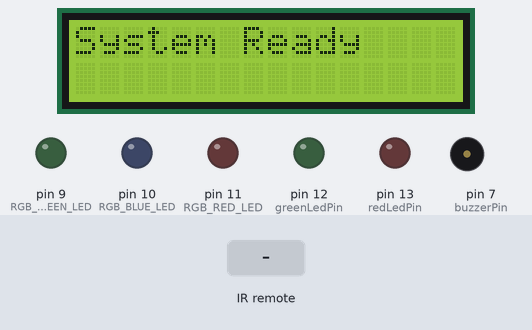
Recording of a sketch running on a simulated Arduino Uno, built with avr-gcc and run on an emulated ATmega328P. Parts: 16×2 character LCD, output pins drawn as LEDs (lit = HIGH), buzzer (waves = sounding). Dashed ring = blinking. Inputs (shaded band) come from the test bench. What the sketch prints to the serial monitor is not drawn.

Above: at 0.6 s.
2.8 s: infrared code 0xF30CFF00 received
At 3.17 s:
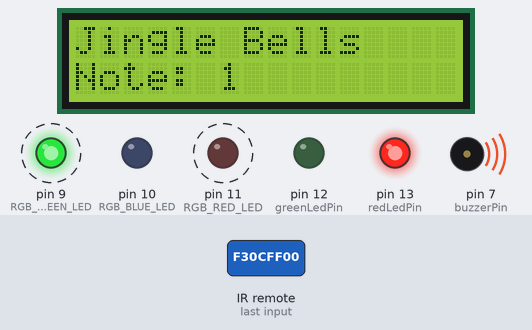
4.5 s: infrared code 0xE718FF00 received
At 4.62 s:
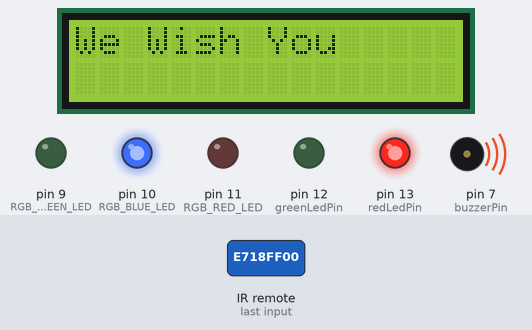
6.4 s: infrared code 0xA15EFF00 received
At 6.62 s:
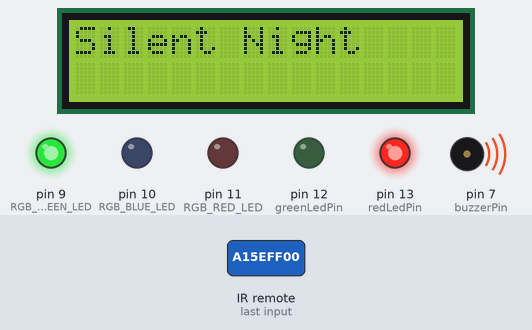
8.6 s: infrared code 0xE718FF00 received
At 8.97 s:
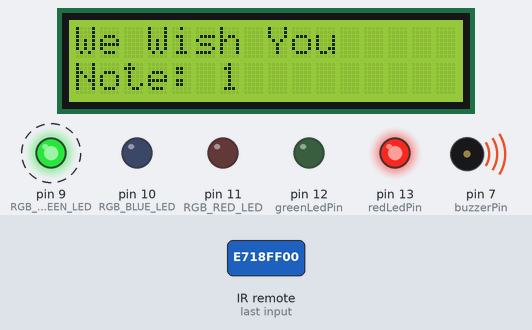
10.1 s: infrared code 0xA15EFF00 received
At 11.07 s:
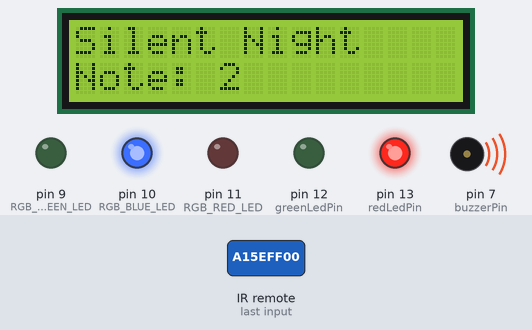
Timing chart, 0 to 12.6 s (numbered marks = the images above; inputs shaded):
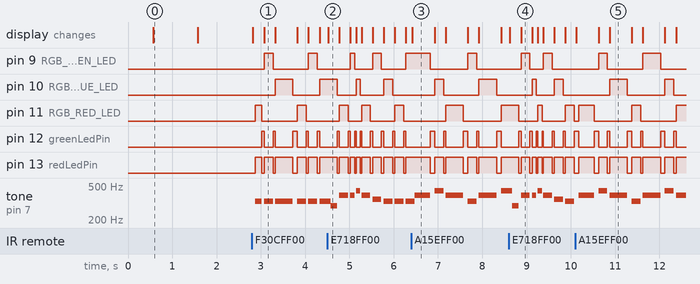

The sketch:

01_08_26_FINAL_SPRINT_PROJECT_RED_NOSE_ARDUINO.ino
```cpp
#define IR_USE_AVR_TIMER1

#define NOTE_B0  31
#define NOTE_C1  33
#define NOTE_CS1 35
#define NOTE_D1  37
#define NOTE_DS1 39
#define NOTE_E1  41
#define NOTE_F1  44
#define NOTE_FS1 46
#define NOTE_G1  49
#define NOTE_GS1 52
#define NOTE_A1  55
#define NOTE_AS1 58
#define NOTE_B1  62
#define NOTE_C2  65
#define NOTE_CS2 69
#define NOTE_D2  73
#define NOTE_DS2 78
#define NOTE_E2  82
#define NOTE_F2  87
#define NOTE_FS2 93
#define NOTE_G2  98
#define NOTE_GS2 104
#define NOTE_A2  110
#define NOTE_AS2 117
#define NOTE_B2  123
#define NOTE_C3  131
#define NOTE_CS3 139
#define NOTE_D3  147
#define NOTE_DS3 156
#define NOTE_E3  165
#define NOTE_F3  175
#define NOTE_FS3 185
#define NOTE_G3  196
#define NOTE_GS3 208
#define NOTE_A3  220
#define NOTE_AS3 233
#define NOTE_B3  247
#define NOTE_C4  262
#define NOTE_CS4 277
#define NOTE_D4  294
#define NOTE_DS4 311
#define NOTE_E4  330
#define NOTE_F4  349
#define NOTE_FS4 370
#define NOTE_G4  392
#define NOTE_GS4 415
#define NOTE_A4  440
#define NOTE_AS4 466
#define NOTE_B4  494
#define NOTE_C5  523
#define NOTE_CS5 554
#define NOTE_D5  587
#define NOTE_DS5 622
#define NOTE_E5  659
#define NOTE_F5  698
#define NOTE_FS5 740
#define NOTE_G5  784
#define NOTE_GS5 831
#define NOTE_A5  880
#define NOTE_AS5 932
#define NOTE_B5  988
#define NOTE_C6  1047
#define NOTE_CS6 1109
#define NOTE_D6  1175
#define NOTE_DS6 1245
#define NOTE_E6  1319
#define NOTE_F6  1397
#define NOTE_FS6 1480
#define NOTE_G6  1568
#define NOTE_GS6 1661
#define NOTE_A6  1760
#define NOTE_AS6 1865
#define NOTE_B6  1976
#define NOTE_C7  2093
#define NOTE_CS7 2217
#define NOTE_D7  2349
#define NOTE_DS7 2489
#define NOTE_E7  2637
#define NOTE_F7  2794
#define NOTE_FS7 2960
#define NOTE_G7  3136
#define NOTE_GS7 3322
#define NOTE_A7  3520
#define NOTE_AS7 3729
#define NOTE_B7  3951
#define NOTE_C8  4186
#define NOTE_CS8 4435
#define NOTE_D8  4699
#define NOTE_DS8 4978
#define REST 0

#include <IRremote.h>
#include <LiquidCrystal.h>

/*

Audio and rhythmn finalizing

*/


LiquidCrystal lcd(A0, A1, A2, A3, A4, A5);


const int redLedPin = 13;
const int greenLedPin = 12;

const int RGB_RED_LED = 11;
const int RGB_BLUE_LED = 10;
const int RGB_GREEN_LED = 9;

const int buzzerPin = 7;
const int irReceiverPin = 6;

int redLedState = LOW;
int greenLedState = LOW;


unsigned long lastTime = 0;


int baseTempo = 1000;
int note_index = 0;

int colorCycle = 0;

int currentSong = 0;


int melody1[] = {
  NOTE_E4, NOTE_E4, NOTE_E4, NOTE_E4, NOTE_E4, NOTE_E4, NOTE_E4, NOTE_G4,
  NOTE_C4, NOTE_D4, NOTE_E4, NOTE_F4, NOTE_F4, NOTE_F4, NOTE_F4, NOTE_F4,
  NOTE_E4, NOTE_E4, NOTE_E4, NOTE_E4, NOTE_E4, NOTE_D4, NOTE_D4, NOTE_E4,
  NOTE_D4, NOTE_G4};


int durations1[] = {
  4, 4, 2,   4, 4, 2,   4, 4, 4, 4, 1,
  4, 4, 4, 4, 4,
  4, 4, 4, 4, 4,
  4, 4, 4, 4, 2
};

int melody2[] = {
  NOTE_D4, NOTE_G4, NOTE_G4, NOTE_A4, NOTE_G4, NOTE_F4, NOTE_E4, NOTE_E4,
  NOTE_E4, NOTE_A4, NOTE_A4, NOTE_B4, NOTE_A4, NOTE_G4, NOTE_F4, NOTE_D4,
  NOTE_D4, NOTE_B4, NOTE_B4, NOTE_C5, NOTE_B4, NOTE_A4, NOTE_G4, NOTE_E4,
  NOTE_D4, NOTE_E4, NOTE_A4, NOTE_G4, NOTE_G4, NOTE_D5};

int durations2[] = {
  4, 4, 8, 8, 4, 4, 4, 4,
  4, 4, 8, 8, 4, 4, 4, 4,
  4, 4, 8, 8, 4, 4, 4, 4,
  4, 4, 4, 4, 4, 2
};


int melody3[] = {
  NOTE_G4, NOTE_A4, NOTE_G4, NOTE_E4, NOTE_G4, NOTE_A4, NOTE_G4, NOTE_E4,
  NOTE_D5, NOTE_D5, NOTE_B4, NOTE_C5, NOTE_C5, NOTE_G4, NOTE_A4, NOTE_A4,
  NOTE_C5, NOTE_B4, NOTE_A4, NOTE_G4, NOTE_A4, NOTE_G4, NOTE_E4, NOTE_D5,
  NOTE_D5, NOTE_F5, NOTE_D5, NOTE_B4, NOTE_C5, NOTE_E5, NOTE_C5, NOTE_G4,
  NOTE_E4, NOTE_G4, NOTE_F4, NOTE_D4, NOTE_C4};

int durations3[] = {
  2, 4, 2, 4,      // Si-lent night (4)
  2, 4, 2, 4,      // Ho-ly night (4)
  4, 4, 4, 2, 4,   // All is calm, all is bright (5)
  4, 4, 4, 2, 4,   // Round yon virgin, mother and child (5)
  4, 4, 4, 2, 4,   // Holy infant so tender and mild (5)
  4, 4, 4, 2, 4,   // Sleep in heavenly peace (5)
  4, 4, 4, 2, 4,   // Sleep in heavenly peace (5)
  2, 4, 1, 1       // End (4) -> Total 37
};

int size1 = sizeof(melody1) / sizeof(melody1[0]);
int size2 = sizeof(melody2) / sizeof(melody2[0]);
int size3 = sizeof(melody3) / sizeof(melody3[0]);


void setColor(int R, int B, int G) {
  analogWrite(RGB_RED_LED,   R);
  analogWrite(RGB_BLUE_LED,  B);
  analogWrite(RGB_GREEN_LED, G);
}

void setup() {
  lcd.begin(16, 2);

  Serial.begin(9600);
  IrReceiver.begin(irReceiverPin);

  pinMode(redLedPin, OUTPUT);
  pinMode(greenLedPin, OUTPUT);

  pinMode(RGB_RED_LED, OUTPUT);
  pinMode(RGB_GREEN_LED, OUTPUT);
  pinMode(RGB_BLUE_LED, OUTPUT);

  pinMode(buzzerPin, OUTPUT);
  delay(500);
  IrReceiver.begin(irReceiverPin);
  IrReceiver.resume();
  lcd.clear();
  lcd.print("System Ready");
  delay(1000);
  lcd.clear();
}

void loop(){
  if (IrReceiver.decode()) {
    Serial.println(IrReceiver.decodedIRData.decodedRawData, HEX);
    IrReceiver.printIRResultShort(&Serial);


    switch(IrReceiver.decodedIRData.decodedRawData) {
      case 0xF30CFF00:

        if (currentSong == 1) {
        currentSong = 0;
        }
        else {
          lcd.clear();
          lcd.print("Jingle Bells");
          startSong(1);

        }

      delay(50);
       break;

      case 0xE718FF00:

        if (currentSong == 2) {
        currentSong = 0;
        }
        else {

          lcd.clear();
          lcd.print("We Wish You");
          startSong(2);
        }
        delay(50);
        break;

      case 0xA15EFF00:
        if (currentSong == 3) {
        currentSong = 0;
        }
        else {
          lcd.clear();
          lcd.print("Silent Night");
          startSong(3);

        }
        delay(50);
        break;

      default:
        currentSong = 0;
        break;
    }
    IrReceiver.resume();
  }

  switch (currentSong) {
    case 1:
      songPlayer(melody1, durations1, size1);
      break;
    case 2:
      songPlayer(melody2, durations2, size2);
      break;
    case 3:
      songPlayer(melody3, durations3, size3);
      break;
    default:
      digitalWrite(redLedPin, LOW);
      digitalWrite(greenLedPin, LOW);
      setColor(0, 0, 0);
      noTone(buzzerPin);
      lcd.clear();
      break;
    }
}


void startSong(int songNumber) {
  currentSong = songNumber;
  note_index = 0;
  lastTime = millis();

}

void songPlayer(int melody[], int durations[], int size) {
  unsigned long time = millis();


  int interval = baseTempo / (durations[note_index]);
  int sound_interval = interval * 0.8;

  if (time - lastTime >= interval) {
      lastTime = time;
      note_index++;
    colorCycle++;
      if (note_index >= size) {
        note_index = 0;

      }
      lcd.setCursor(0, 1);
      lcd.print("Note: ");
      lcd.print(note_index);
      lcd.print("   ");
    }

  int r = (colorCycle % 3 == 0) ? 255 : 0;
  int g = (colorCycle % 3 == 1) ? 255 : 0;
  int b = (colorCycle % 3 == 2) ? 255 : 0;


    if (time - lastTime <= sound_interval) {
      redLedState = HIGH;
      greenLedState = LOW;
      setColor(r, b, g);
      digitalWrite(redLedPin, redLedState);
      digitalWrite(greenLedPin, greenLedState);
      tone(buzzerPin, melody[note_index]);

    }

    else {
      redLedState = LOW;
      greenLedState = HIGH;
      setColor(0, 0, 0);
      digitalWrite(redLedPin, redLedState);
      digitalWrite(greenLedPin, greenLedState);
      noTone(buzzerPin);

    }
}
```

Measured:
- after the input at 2.8 s, pin 9 (RGB_GREEN_LED): alternates HIGH for 0.20 s and LOW for 0.80 s, starting after 0.27 s; pin 10 (RGB_BLUE_LED): LOW → HIGH after 0.53 s, → LOW 0.40 s later, → HIGH 0.60 s later
- after the input at 4.5 s, the display: changes at once (image 2)
- after the input at 6.4 s, the display: changes at once (image 3)
- after the input at 8.6 s, the display: first changes at once (image 4 shows a later state)
- after the input at 10.1 s, the display: first changes at once (image 5 shows a later state)
- by itself, pin 12 (greenLedPin): repeats every 0.75 s: HIGH 0.10 s, LOW 0.20 s, HIGH 0.05 s, LOW 0.40 s
- by itself, pin 13 (redLedPin): repeats every 0.75 s: LOW 0.10 s, HIGH 0.20 s, LOW 0.05 s, HIGH 0.40 s
